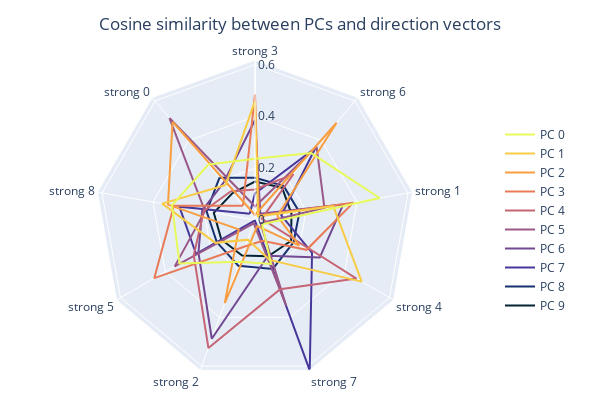
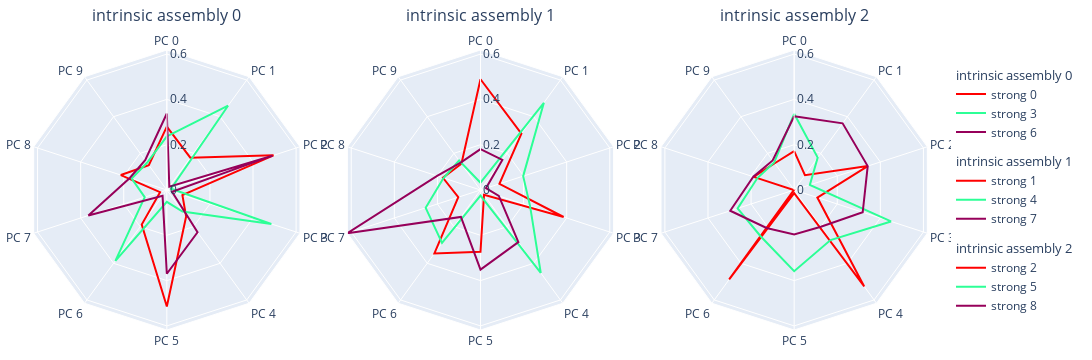

These figures' notebook cell, in order:
### Code cell
assy_names_radar = assy_names_disp + [assy_names_disp[0]]
PC_names_radar = [f'PC {i:d}' for i in range(n_components)]
PC_names_radar = PC_names_radar + [PC_names_radar[0]]
PC_idx_radar = list(range(n_components)) + [0]
cmap = px.colors.sample_colorscale('thermal', np.linspace(0, 1, n_components))[::-1]
if isdivision:
    cmap2 = px.colors.sample_colorscale('Rainbow', np.linspace(0, 1, \
        max(len(ids) for ids in assy_div.values())))[::-1]
else:
    cmap2 = px.colors.sample_colorscale('Rainbow', np.linspace(0, 1, n_assy))[::-1]
rotation = 130 if isdivision else 90
maxcos = cosvec[assy_names_disp].values.max()

fig = go.Figure()
for i in range(n_components)[::-1]:
    fig.add_trace(go.Scatterpolar(
        name=PC_names_radar[i], r=cosvec.loc[i, assy_names_radar],
        theta=assy_names_radar, mode='lines', line_color=cmap[i]
    ))
fig.update_polars(
    gridshape = 'linear',
    angularaxis = dict(rotation=rotation, direction="clockwise"),
    radialaxis = dict(angle=90, tickangle=90, nticks=4, range=(0, maxcos))
)
fig.update_layout(
    width=600, height=400, margin=dict(l=10, r=100, t=60, b=20),
    title = dict(text='Cosine similarity between PCs and direction vectors', x=0.5),
    legend = dict(traceorder='reversed', xanchor='left', x=1.0, y=0.5)
)
fig.show()

if isdivision:
    n_int_assy = len(assy_div)
    fig = make_subplots(
        rows=1, cols=n_int_assy, specs=[[{'type': 'polar'}] * n_int_assy],
        subplot_titles=[f'intrinsic assembly {a:d}' for a in assy_div],
        horizontal_spacing=0.0
    )
    for i, ids in enumerate(assy_div.values()):
        for j in range(len(ids)):
            fig.add_trace(go.Scatterpolar(name=assy_names[ids[j]],
                r=cosvec.loc[PC_idx_radar, assy_names[ids[j]]],
                theta=PC_names_radar, mode='lines', line_color=cmap2[j],
                legendgroup=i, legendgrouptitle_text=f'intrinsic assembly {i:d}'
            ), row=1, col=i + 1)
    fig.update_layout(width=1200, height=360, margin=dict(l=10, r=120, t=50, b=30))
    for annotation in fig['layout']['annotations']: 
        annotation['y'] = 1.08
else:
    fig = go.Figure()
    for i in range(n_assy):
        fig.add_trace(go.Scatterpolar(name=assy_names_disp[i],
            r=cosvec.loc[PC_idx_radar, assy_names_disp[i]],
            theta=PC_names_radar, mode='lines', line_color=cmap2[i]
        ))
    fig.update_layout(width=600, height=400, margin=dict(l=10, r=100, t=40, b=40))
fig.update_polars(
    gridshape = 'linear',
    angularaxis = dict(rotation=90, direction="clockwise"),
    radialaxis = dict(angle=90, tickangle=90, nticks=4, range=(0, maxcos))
)
fig.update_layout(legend=dict(xanchor='left', x=1.0, y=0.5))
fig.show()

print("Alignment (cosine similarity) between PCs and direction vectors")
with pd.option_context('display.float_format', '{:.3f}'.format):
    display(cosvec)

### Figure 1 — Plotly figure (JSON) as saved in the notebook; plotly's stock layout.template omitted (floating-point values rounded to 4 significant figures)
{"data": [{"line": {"color": "rgb(3, 35, 51)"}, "mode": "lines", "name": "PC 9", "r": [0.1353, 0.1487, 0.1628, 0.1431, 0.1609, 0.1491, 0.1459, 0.1502, 0.1616, 0.1353], "theta": ["strong 0", "strong 3", "strong 6", "strong 1", "strong 4", "strong 7", "strong 2", "strong 5", "strong 8", "strong 0"], "type": "scatterpolar"}, {"line": {"color": "rgb(22, 48, 112)"}, "mode": "lines", "name": "PC 8", "r": [0.2134, 0.163, 0.1719, 0.1744, 0.1718, 0.2013, 0.1881, 0.1705, 0.1896, 0.2134], "theta": ["strong 0", "strong 3", "strong 6", "strong 1", "strong 4", "strong 7", "strong 2", "strong 5", "strong 8", "strong 0"], "type": "scatterpolar"}, {"line": {"color": "rgb(71, 55, 154)"}, "mode": "lines", "name": "PC 7", "r": [0.03143, 0.1027, 0.3642, 0.1031, 0.2544, 0.618, 0.001504, 0.2625, 0.2967, 0.03143], "theta": ["strong 0", "strong 3", "strong 6", "strong 1", "strong 4", "strong 7", "strong 2", "strong 5", "strong 8", "strong 0"], "type": "scatterpolar"}, {"line": {"color": "rgb(115, 72, 146)"}, "mode": "lines", "name": "PC 6", "r": [0.1886, 0.3864, 0.03197, 0.3462, 0.289, 0.147, 0.4881, 0.2522, 0.2074, 0.1886], "theta": ["strong 0", "strong 3", "strong 6", "strong 1", "strong 4", "strong 7", "strong 2", "strong 5", "strong 8", "strong 0"], "type": "scatterpolar"}, {"line": {"color": "rgb(154, 88, 136)"}, "mode": "lines", "name": "PC 5", "r": [0.5141, 0.05203, 0.3698, 0.2723, 0.02498, 0.3514, 0.01342, 0.3582, 0.1962, 0.5141], "theta": ["strong 0", "strong 3", "strong 6", "strong 1", "strong 4", "strong 7", "strong 2", "strong 5", "strong 8", "strong 0"], "type": "scatterpolar"}, {"line": {"color": "rgb(197, 101, 118)"}, "mode": "lines", "name": "PC 4", "r": [0.1449, 0.1177, 0.2306, 0.02637, 0.4526, 0.2843, 0.5261, 0.2731, 0.2007, 0.1449], "theta": ["strong 0", "strong 3", "strong 6", "strong 1", "strong 4", "strong 7", "strong 2", "strong 5", "strong 8", "strong 0"], "type": "scatterpolar"}, {"line": {"color": "rgb(232, 122, 88)"}, "mode": "lines", "name": "PC 3", "r": [0.07223, 0.4851, 0.02407, 0.3858, 0.2302, 0.08507, 0.1076, 0.4494, 0.3181, 0.07223], "theta": ["strong 0", "strong 3", "strong 6", "strong 1", "strong 4", "strong 7", "strong 2", "strong 5", "strong 8", "strong 0"], "type": "scatterpolar"}, {"line": {"color": "rgb(249, 158, 64)"}, "mode": "lines", "name": "PC 2", "r": [0.4953, 0.01951, 0.4902, 0.08777, 0.198, 0.02538, 0.3415, 0.07275, 0.3413, 0.4953], "theta": ["strong 0", "strong 3", "strong 6", "strong 1", "strong 4", "strong 7", "strong 2", "strong 5", "strong 8", "strong 0"], "type": "scatterpolar"}, {"line": {"color": "rgb(247, 203, 68)"}, "mode": "lines", "name": "PC 1", "r": [0.1762, 0.4598, 0.0186, 0.3072, 0.4759, 0.1642, 0.08078, 0.1766, 0.3639, 0.1762], "theta": ["strong 0", "strong 3", "strong 6", "strong 1", "strong 4", "strong 7", "strong 2", "strong 5", "strong 8", "strong 0"], "type": "scatterpolar"}, {"line": {"color": "rgb(231, 250, 90)"}, "mode": "lines", "name": "PC 0", "r": [0.2799, 0.2367, 0.3376, 0.4888, 0.03221, 0.1807, 0.1716, 0.3363, 0.3257, 0.2799], "theta": ["strong 0", "strong 3", "strong 6", "strong 1", "strong 4", "strong 7", "strong 2", "strong 5", "strong 8", "strong 0"], "type": "scatterpolar"}], "layout": {"height": 400, "legend": {"traceorder": "reversed", "x": 1, "xanchor": "left", "y": 0.5}, "margin": {"b": 20, "l": 10, "r": 100, "t": 60}, "polar": {"angularaxis": {"direction": "clockwise", "rotation": 130}, "gridshape": "linear", "radialaxis": {"angle": 90, "nticks": 4, "range": [0, 0.618], "tickangle": 90}}, "title": {"text": "Cosine similarity between PCs and direction vectors", "x": 0.5}, "width": 600}}

### Figure 2 — Plotly figure (JSON) as saved in the notebook; plotly's stock layout.template omitted (floating-point values rounded to 4 significant figures)
{"data": [{"legendgroup": "0", "legendgrouptitle": {"text": "intrinsic assembly 0"}, "line": {"color": "rgb(255, 0, 0)"}, "mode": "lines", "name": "strong 0", "r": [0.2799, 0.1762, 0.4953, 0.07223, 0.1449, 0.5141, 0.1886, 0.03143, 0.2134, 0.1353, 0.2799], "subplot": "polar", "theta": ["PC 0", "PC 1", "PC 2", "PC 3", "PC 4", "PC 5", "PC 6", "PC 7", "PC 8", "PC 9", "PC 0"], "type": "scatterpolar"}, {"legendgroup": "0", "legendgrouptitle": {"text": "intrinsic assembly 0"}, "line": {"color": "rgb(44, 255, 150)"}, "mode": "lines", "name": "strong 3", "r": [0.2367, 0.4598, 0.01951, 0.4851, 0.1177, 0.05203, 0.3864, 0.1027, 0.163, 0.1487, 0.2367], "subplot": "polar", "theta": ["PC 0", "PC 1", "PC 2", "PC 3", "PC 4", "PC 5", "PC 6", "PC 7", "PC 8", "PC 9", "PC 0"], "type": "scatterpolar"}, {"legendgroup": "0", "legendgrouptitle": {"text": "intrinsic assembly 0"}, "line": {"color": "rgb(150, 0, 90)"}, "mode": "lines", "name": "strong 6", "r": [0.3376, 0.0186, 0.4902, 0.02407, 0.2306, 0.3698, 0.03197, 0.3642, 0.1719, 0.1628, 0.3376], "subplot": "polar", "theta": ["PC 0", "PC 1", "PC 2", "PC 3", "PC 4", "PC 5", "PC 6", "PC 7", "PC 8", "PC 9", "PC 0"], "type": "scatterpolar"}, {"legendgroup": "1", "legendgrouptitle": {"text": "intrinsic assembly 1"}, "line": {"color": "rgb(255, 0, 0)"}, "mode": "lines", "name": "strong 1", "r": [0.4888, 0.3072, 0.08777, 0.3858, 0.02637, 0.2723, 0.3462, 0.1031, 0.1744, 0.1431, 0.4888], "subplot": "polar2", "theta": ["PC 0", "PC 1", "PC 2", "PC 3", "PC 4", "PC 5", "PC 6", "PC 7", "PC 8", "PC 9", "PC 0"], "type": "scatterpolar"}, {"legendgroup": "1", "legendgrouptitle": {"text": "intrinsic assembly 1"}, "line": {"color": "rgb(44, 255, 150)"}, "mode": "lines", "name": "strong 4", "r": [0.03221, 0.4759, 0.198, 0.2302, 0.4526, 0.02498, 0.289, 0.2544, 0.1718, 0.1609, 0.03221], "subplot": "polar2", "theta": ["PC 0", "PC 1", "PC 2", "PC 3", "PC 4", "PC 5", "PC 6", "PC 7", "PC 8", "PC 9", "PC 0"], "type": "scatterpolar"}, {"legendgroup": "1", "legendgrouptitle": {"text": "intrinsic assembly 1"}, "line": {"color": "rgb(150, 0, 90)"}, "mode": "lines", "name": "strong 7", "r": [0.1807, 0.1642, 0.02538, 0.08507, 0.2843, 0.3514, 0.147, 0.618, 0.2013, 0.1491, 0.1807], "subplot": "polar2", "theta": ["PC 0", "PC 1", "PC 2", "PC 3", "PC 4", "PC 5", "PC 6", "PC 7", "PC 8", "PC 9", "PC 0"], "type": "scatterpolar"}, {"legendgroup": "2", "legendgrouptitle": {"text": "intrinsic assembly 2"}, "line": {"color": "rgb(255, 0, 0)"}, "mode": "lines", "name": "strong 2", "r": [0.1716, 0.08078, 0.3415, 0.1076, 0.5261, 0.01342, 0.4881, 0.001504, 0.1881, 0.1459, 0.1716], "subplot": "polar3", "theta": ["PC 0", "PC 1", "PC 2", "PC 3", "PC 4", "PC 5", "PC 6", "PC 7", "PC 8", "PC 9", "PC 0"], "type": "scatterpolar"}, {"legendgroup": "2", "legendgrouptitle": {"text": "intrinsic assembly 2"}, "line": {"color": "rgb(44, 255, 150)"}, "mode": "lines", "name": "strong 5", "r": [0.3363, 0.1766, 0.07275, 0.4494, 0.2731, 0.3582, 0.2522, 0.2625, 0.1705, 0.1502, 0.3363], "subplot": "polar3", "theta": ["PC 0", "PC 1", "PC 2", "PC 3", "PC 4", "PC 5", "PC 6", "PC 7", "PC 8", "PC 9", "PC 0"], "type": "scatterpolar"}, {"legendgroup": "2", "legendgrouptitle": {"text": "intrinsic assembly 2"}, "line": {"color": "rgb(150, 0, 90)"}, "mode": "lines", "name": "strong 8", "r": [0.3257, 0.3639, 0.3413, 0.3181, 0.2007, 0.1962, 0.2074, 0.2967, 0.1896, 0.1616, 0.3257], "subplot": "polar3", "theta": ["PC 0", "PC 1", "PC 2", "PC 3", "PC 4", "PC 5", "PC 6", "PC 7", "PC 8", "PC 9", "PC 0"], "type": "scatterpolar"}], "layout": {"annotations": [{"font": {"size": 16}, "showarrow": false, "text": "intrinsic assembly 0", "x": 0.1667, "xanchor": "center", "xref": "paper", "y": 1.08, "yanchor": "bottom", "yref": "paper"}, {"font": {"size": 16}, "showarrow": false, "text": "intrinsic assembly 1", "x": 0.5, "xanchor": "center", "xref": "paper", "y": 1.08, "yanchor": "bottom", "yref": "paper"}, {"font": {"size": 16}, "showarrow": false, "text": "intrinsic assembly 2", "x": 0.8333, "xanchor": "center", "xref": "paper", "y": 1.08, "yanchor": "bottom", "yref": "paper"}], "height": 360, "legend": {"x": 1, "xanchor": "left", "y": 0.5}, "margin": {"b": 30, "l": 10, "r": 120, "t": 50}, "polar": {"angularaxis": {"direction": "clockwise", "rotation": 90}, "domain": {"x": [0, 0.3333], "y": [0, 1]}, "gridshape": "linear", "radialaxis": {"angle": 90, "nticks": 4, "range": [0, 0.618], "tickangle": 90}}, "polar2": {"angularaxis": {"direction": "clockwise", "rotation": 90}, "domain": {"x": [0.3333, 0.6667], "y": [0, 1]}, "gridshape": "linear", "radialaxis": {"angle": 90, "nticks": 4, "range": [0, 0.618], "tickangle": 90}}, "polar3": {"angularaxis": {"direction": "clockwise", "rotation": 90}, "domain": {"x": [0.6667, 1], "y": [0, 1]}, "gridshape": "linear", "radialaxis": {"angle": 90, "nticks": 4, "range": [0, 0.618], "tickangle": 90}}, "width": 1200}}
